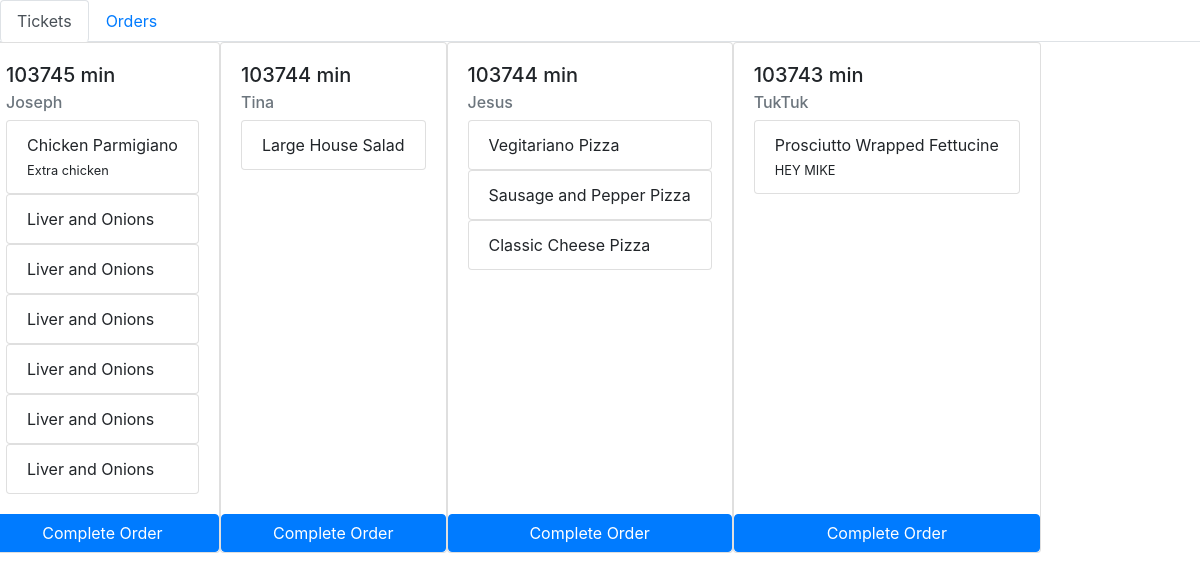
Screenshot of /order/manage_orders (signed in) with the database file from the repository.
### menu/models.py (models this page shows, shortened)
class Order(models.Model):
    customer_Name = models.CharField(max_length=64)
    customer_Email = models.EmailField()
    timestamp = models.DateTimeField(auto_now_add=True)
    order_complete = models.BooleanField(default=False)
    total = models.DecimalField(max_digits=7, decimal_places=2)
    tax = models.DecimalField(max_digits=6, decimal_places=2)
    confirmation_code = models.CharField(max_length=16, null=True)

class Item_Instance(models.Model):
    order = models.ForeignKey(Order, on_delete=models.CASCADE)
    item = models.ForeignKey(Item, on_delete=models.CASCADE)
    special_request = models.TextField()

class Item(models.Model):
    name = models.CharField(max_length=64)
    category = models.ForeignKey(Category, on_delete=models.CASCADE)
    price = models.DecimalField(max_digits=5, decimal_places=2)
    description = models.TextField()

### menu/views.py (the view)
# urls.py: path('order/manage_orders', views.manage_orders, name="manage_orders"),
@login_required
def manage_orders(request):
    all_orders = Order.objects.filter(order_complete=False).all()
    orders = all_orders.annotate(number_of_items=Count('item_instance'))
    item_instances = Item_Instance.objects.all()
    context = {
        "orders": orders,
        "item_instances": item_instances
    }
    return render(request, "menu/manage_orders.html", context)

### menu/templates/menu/manage_orders.html (shortened to what this page needs)
<!DOCTYPE html>
<html lang="en">
<head>
    <link rel="stylesheet" href="https://stackpath.bootstrapcdn.com/bootstrap/4.5.0/css/bootstrap.min.css">
</head>
<body>
{% load static %}
{% load tz %}
<ul class="nav nav-tabs">
  <li class="nav-item">
    <button class="nav-link active btn btn-link" id="ticket-view-button">Tickets</button>
  </li>
  <li class="nav-item">
    <button class="nav-link btn btn-link" id="order-view-button">Orders</button>
  </li>
</ul>
<div id="ticket_view")>
    <div class="row">
        {% if orders %}
        {% for order in orders %}
        <div class="card ticket" id="order-{{order.id}}" data-timestamp="{{ order.timestamp }}">
          <div class="card-body">
            <h5 class="card-title">
                <span class="minute_ticker"></span> min
            </h5>
              <h6 class="card-subtitle mb-2 text-muted">{{ order.customer_Name}}</h6>
              {% for item_instance in item_instances %}
            <ul class="list-group">
                {% if item_instance.order == order %}
              <li class="list-group-item">
                  {{ item_instance.item.name }}<br>
                  <small>{{ item_instance.special_request }}</small>
              </li>
                {% endif %}
            </ul>
              {% endfor %}
          </div>
            <button class="card-link btn btn-primary complete_order_button" data-order_id="{{order.id}}">Complete Order</button>
        </div>
        {% endfor %}
        {% else %}
        <h2><center>No Orders</center></h2>
        {% endif %}
    </div>
</div>
</body>
</html>

### rows the page displays
Order: customer_Name "Joseph"
Item_Instance: item.name "Chicken Parmigiano", special_request "Extra chicken"
Item_Instance: item.name "Liver and Onions"
Item_Instance: item.name "Liver and Onions"
Item_Instance: item.name "Liver and Onions"
Item_Instance: item.name "Liver and Onions"
Item_Instance: item.name "Liver and Onions"
Item_Instance: item.name "Liver and Onions"
Order: customer_Name "Tina"
Item_Instance: item.name "Large House Salad"
Order: customer_Name "Jesus"
Item_Instance: item.name "Vegitariano Pizza"
Item_Instance: item.name "Sausage and Pepper Pizza"
Item_Instance: item.name "Classic Cheese Pizza"
Order: customer_Name "TukTuk"
Item_Instance: item.name "Prosciutto Wrapped Fettucine", special_request "HEY MIKE"
